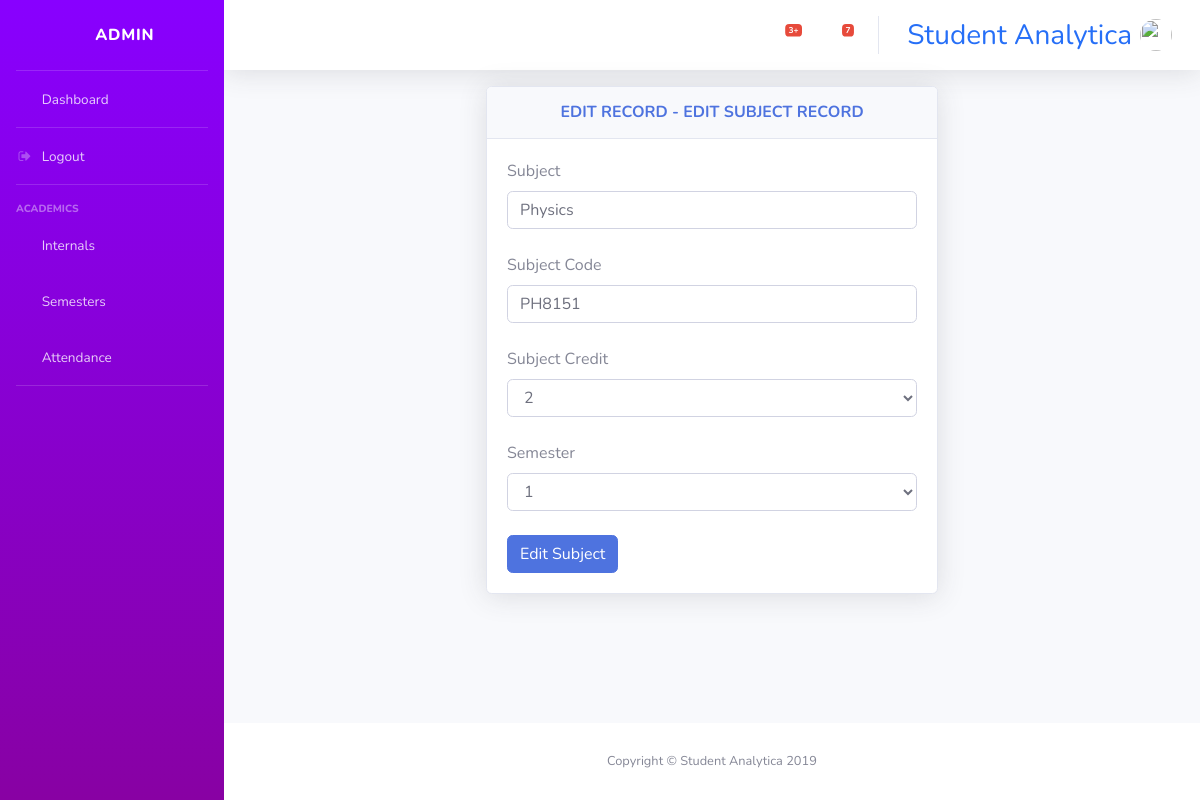
Screenshot of /subject/edit/2/ (signed in) with the database file from the repository.
### users/models.py (models this page shows, shortened)
class User(AbstractUser):
    user_type = models.CharField(max_length=20, choices=c.USER_TYPE)
    department = models.CharField(max_length=20, choices=c.DEPT)
    email = models.EmailField()
    date_of_birth = models.DateField(blank=True, null=True)
    age = models.IntegerField(blank=True, null=True)

### console/models.py (models this page shows, shortened)
class Subject(models.Model):
    subname = models.CharField(max_length=100)
    subcode = models.CharField(max_length=7, unique=True)
    subcred = models.CharField(max_length=2, choices=c.CRED, default='1')
    sem = models.CharField(max_length=1, choices=c.SEM, default='1')

### console/views/subject.py (the view, shortened to what this page needs)
def edit(request, pk):
    if request.user.is_staff:
        obj = Subject.objects.get(id=pk)
        context = {
            "obj": obj
        }
        return render(request, 'console/subjects/edit.html', context)
    else:
        return redirect('edit_sub')

### console/templates/console/subjects/edit.html (shortened to what this page needs)
{% extends "base.html" %}
{% block content %}
{% load widget_tweaks %}
<div class="row">
    <div class="col-lg-6 mb-4" style="margin: auto">
        <div class="card shadow mb-4">
            <div class="card-header py-3">
                <h6 class="m-0 font-weight-bold text-primary text-center">EDIT RECORD - EDIT SUBJECT RECORD</h6>
            </div>
            <div class="card-body">
                <form action="" method="POST">
                    <label for="">Subject</label>
                    <input type="text" class="form-control" name="subname" value="{{obj.subname}}">
                    <br>
                    <label for="">Subject Code</label>
                    <input type="text" class="form-control" name="subcode" value="{{obj.subcode}}">
                    <br>
                    <label for="">Subject Credit</label>
                    <select type="text" class="form-control" name="subcred" >
                        {% for i in '1234'|make_list %}
                        {% if i == obj.subcred %}
                        <option value="{{forloop.counter}}" selected>{{forloop.counter}}</option>
                        {% else %}
                        <option value="{{forloop.counter}}">{{forloop.counter}}</option>
                        {% endif %}
                        {% endfor %}
                    </select>
                    <br>
                    <label for="">Semester</label>
                    <select type="text" class="form-control" name="sem" value="{{obj.sem}}">
                        {% for i in '12345678'|make_list %}
                        {% if i == obj.sem %}
                        <option value="{{forloop.counter}}" selected>{{forloop.counter}}</option>
                          {% else %}
                        <option value="{{forloop.counter}}">{{forloop.counter}}</option>
                        {% endif %}
                        {% endfor %}
                    </select>
                    <br>
                    <button type="submit" class="btn btn-primary">Edit Subject</button>
                </form>
            </div>
        </div>
    </div>
</div>
{% endblock content %}

### console/templates/base.html (shortened to what this page needs)
{% load static %}
<!DOCTYPE html>
<html lang="en">
<head>
  <link href="{% static 'vendor/fontawesome-free/css/all.min.css' %}" rel="stylesheet" type="text/css">
  <link rel="stylesheet" href="https://cdnjs.cloudflare.com/ajax/libs/font-awesome/4.7.0/css/font-awesome.min.css">
  <link href="{% static 'css/sb-admin-2.min.css' %}" rel="stylesheet">
<link rel="stylesheet"
    href="https://cdnjs.cloudflare.com/ajax/libs/tempusdominus-bootstrap-4/5.1.2/css/tempusdominus-bootstrap-4.min.css"
 />
</head>
<body id="page-top">
  <div id="wrapper">
    <ul class="navbar-nav sidebar sidebar-dark accordion" id="accordionSidebar" style="background: rgb(135, 1, 161); background: linear-gradient(360deg, rgb(136, 1, 163) 0%, rgba(136,0,255,1) 100%, rgba(102,0,255,1) 100%);">
      <a class="sidebar-brand d-flex align-items-center justify-content-center" href="">
        <div class="sidebar-brand-icon rotate-n-15">
          <i class="fas fa-laugh-wink"></i>
        </div>
        <div class="sidebar-brand-text mx-3">{{user.username}}</div>
      </a>
      <hr class="sidebar-divider my-0">
      <li class="nav-item">
        <a class="nav-link" href="{% url 'home' %}">
          <i class="fas fa-fw fa-tachometer-alt"></i>
          <span>Dashboard</span>
        </a>
      </li>
      <hr class="sidebar-divider my-0">
      <li class="nav-item">
        <a class="nav-link" href="{% url 'logout' %}">
          <i class="fa fa-fw fa-sign-out"></i>
          <span>Logout</span>
        </a>
      </li>
      <hr class="sidebar-divider">
      <div class="sidebar-heading">
        Academics
      </div>
      <li class="nav-item">
        <a class="nav-link collapsed" href="{% url 'assigned_class' %}">
          <i class="fas fa-fw fa-file-alt"></i>
          <span>Internals</span>
        </a>
      </li>
      <li class="nav-item">
        <a class="nav-link" href="{% url 'assigned_sem' %}">
          <i class="far fa-fw fa-copy"></i>
          <span>Semesters</span></a>
      </li>
      <li class="nav-item">
        <a class="nav-link" href="#">
          <i class="fas fa-fw fa-chart-area"></i>
          <span>Attendance</span></a>
      </li>
      <hr class="sidebar-divider d-none d-md-block">
    </ul>
    <div id="content-wrapper" class="d-flex flex-column">
      <div id="content">
        <nav class="navbar navbar-expand navbar-light bg-white topbar mb-3 static-top shadow">
          <ul class="navbar-nav ml-auto">
            <li class="nav-item dropdown no-arrow mx-1">
              <a class="nav-link dropdown-toggle" href="#" id="alertsDropdown" role="button" data-toggle="dropdown" aria-haspopup="true" aria-expanded="false">
                <i class="fas fa-bell fa-fw"></i>
                <span class="badge badge-danger badge-counter">3+</span>
              </a>
            </li>
            <li class="nav-item dropdown no-arrow mx-1">
              <a class="nav-link dropdown-toggle" href="#" id="messagesDropdown" role="button" data-toggle="dropdown" aria-haspopup="true" aria-expanded="false">
                <i class="fas fa-envelope fa-fw"></i>
                <span class="badge badge-danger badge-counter">7</span>
              </a>
            </li>
            <li class="nav-item">
              <a class="nav-link">
                <h3 class="mr-2 d-none d-lg-inline active" style="color: rgb(38, 111, 247); padding-top:10px">Student Analytica</h3>
                <img class="img-profile rounded-circle" src="{% static '{{user.profile.image}}' %}">
              </a>
            </li>
          </ul>
        </nav>
        <div class="container-fluid">
            {% block content %}
            {% endblock content %}
        </div>
      </div>
      <footer class="sticky-footer bg-white">
        <div class="container my-auto">
          <div class="copyright text-center my-auto">
            <span>Copyright &copy; Student Analytica 2019</span>
          </div>
        </div>
      </footer>
    </div>
  </div>
</body>
</html>

### rows the page displays
User: username "ADMIN"
Subject: subname "Physics", subcode "PH8151", subcred "2", sem "1"
